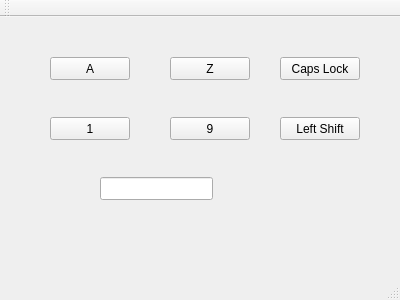
<?xml version="1.0" encoding="UTF-8"?>
<ui version="4.0">
 <class>MainWindow</class>
 <widget class="QMainWindow" name="MainWindow">
  <property name="geometry">
   <rect>
    <x>0</x>
    <y>0</y>
    <width>400</width>
    <height>300</height>
   </rect>
  </property>
  <property name="windowTitle">
   <string>MainWindow</string>
  </property>
  <widget class="QWidget" name="centralWidget">
   <widget class="QPushButton" name="APushButton">
    <property name="geometry">
     <rect>
      <x>50</x>
      <y>40</y>
      <width>80</width>
      <height>23</height>
     </rect>
    </property>
    <property name="focusPolicy">
     <enum>Qt::NoFocus</enum>
    </property>
    <property name="text">
     <string>A</string>
    </property>
   </widget>
   <widget class="QPushButton" name="ZPushButton">
    <property name="geometry">
     <rect>
      <x>170</x>
      <y>40</y>
      <width>80</width>
      <height>23</height>
     </rect>
    </property>
    <property name="focusPolicy">
     <enum>Qt::NoFocus</enum>
    </property>
    <property name="text">
     <string>Z</string>
    </property>
   </widget>
   <widget class="QPushButton" name="onePushButton">
    <property name="geometry">
     <rect>
      <x>50</x>
      <y>100</y>
      <width>80</width>
      <height>23</height>
     </rect>
    </property>
    <property name="focusPolicy">
     <enum>Qt::NoFocus</enum>
    </property>
    <property name="text">
     <string>1</string>
    </property>
   </widget>
   <widget class="QPushButton" name="twoPushButton">
    <property name="geometry">
     <rect>
      <x>170</x>
      <y>100</y>
      <width>80</width>
      <height>23</height>
     </rect>
    </property>
    <property name="focusPolicy">
     <enum>Qt::NoFocus</enum>
    </property>
    <property name="text">
     <string>9</string>
    </property>
   </widget>
   <widget class="QLineEdit" name="lineEdit">
    <property name="geometry">
     <rect>
      <x>100</x>
      <y>160</y>
      <width>113</width>
      <height>23</height>
     </rect>
    </property>
   </widget>
   <widget class="QPushButton" name="capsPushButton">
    <property name="geometry">
     <rect>
      <x>280</x>
      <y>40</y>
      <width>80</width>
      <height>23</height>
     </rect>
    </property>
    <property name="focusPolicy">
     <enum>Qt::NoFocus</enum>
    </property>
    <property name="text">
     <string>Caps Lock</string>
    </property>
   </widget>
   <widget class="QPushButton" name="leftShiftPushButton">
    <property name="geometry">
     <rect>
      <x>280</x>
      <y>100</y>
      <width>80</width>
      <height>23</height>
     </rect>
    </property>
    <property name="focusPolicy">
     <enum>Qt::NoFocus</enum>
    </property>
    <property name="text">
     <string>Left Shift</string>
    </property>
   </widget>
  </widget>
  <widget class="QMenuBar" name="menuBar">
   <property name="geometry">
    <rect>
     <x>0</x>
     <y>0</y>
     <width>400</width>
     <height>20</height>
    </rect>
   </property>
  </widget>
  <widget class="QToolBar" name="mainToolBar">
   <attribute name="toolBarArea">
    <enum>TopToolBarArea</enum>
   </attribute>
   <attribute name="toolBarBreak">
    <bool>false</bool>
   </attribute>
  </widget>
  <widget class="QStatusBar" name="statusBar"/>
 </widget>
 <layoutdefault spacing="6" margin="11"/>
 <resources/>
 <connections/>
</ui>
